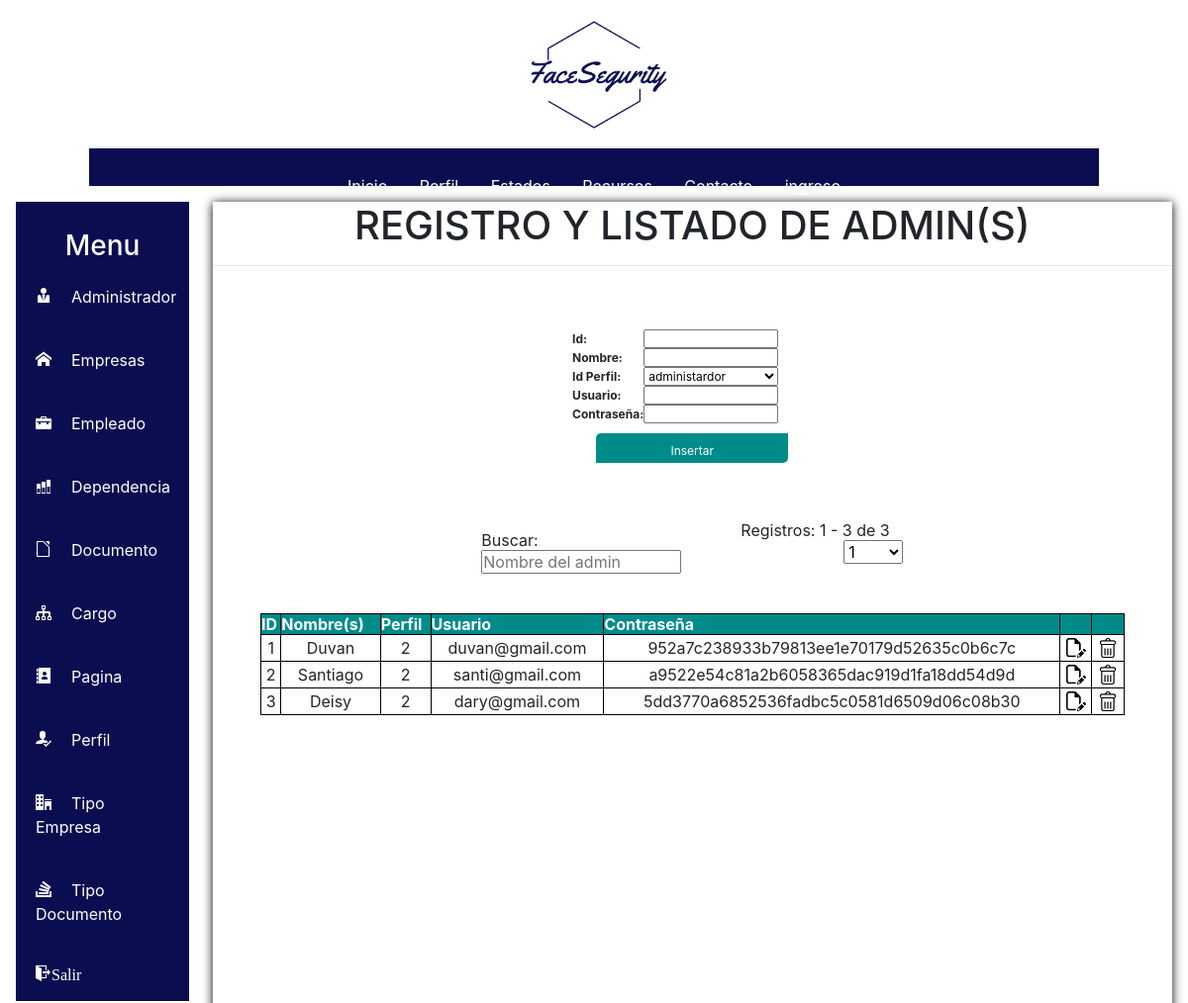
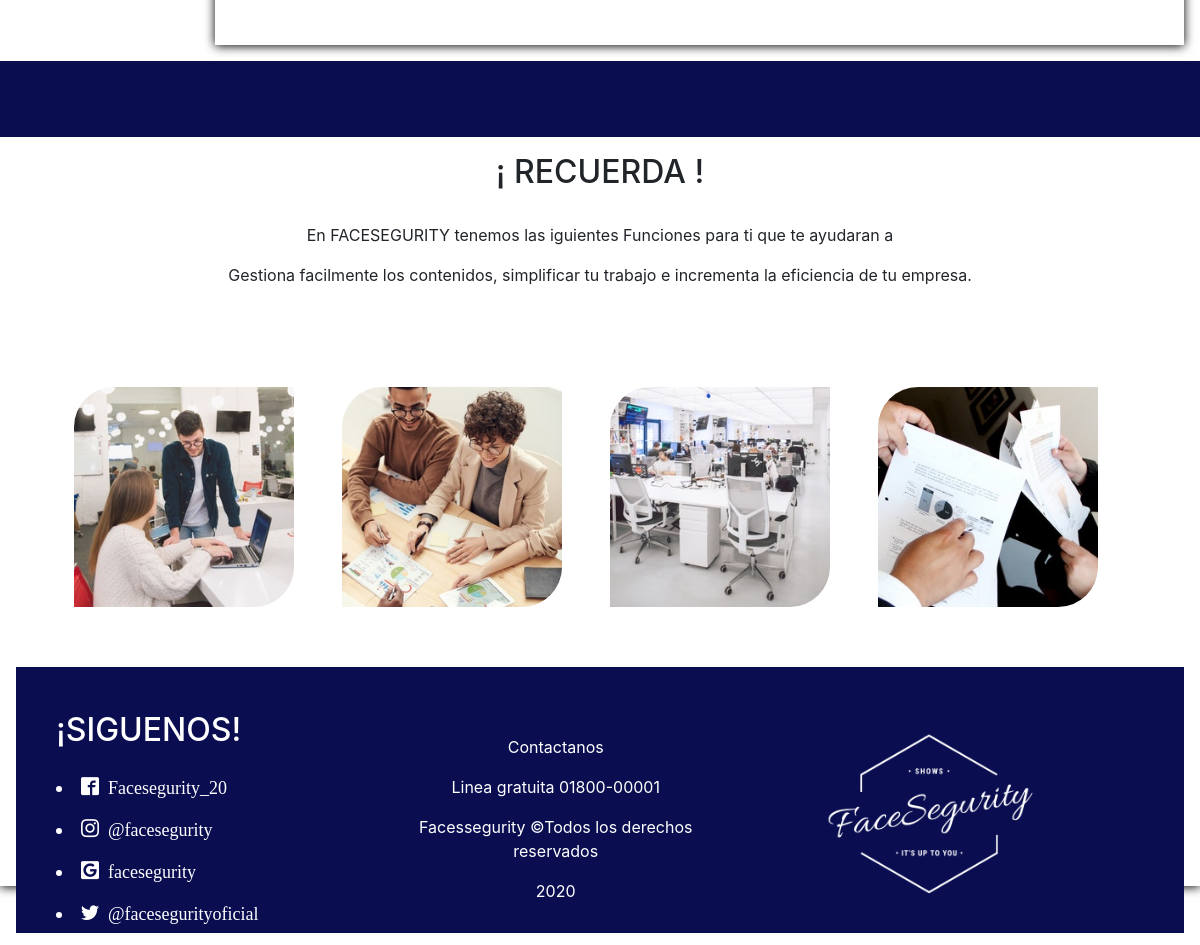
Page /SW_FACESEGURITY/home.php?pg=001 (signed in) on the committed database (2 pictures, top to bottom).
### tables this page shows
CREATE TABLE `administrador` (
  `id_admi` int(11) NOT NULL,
  `nom` text NOT NULL,
  `pefid` int(11) NOT NULL,
  `emausu` varchar(100) NOT NULL,
  `pasusu` varchar(100) NOT NULL
);

### SW_FACESEGURITY/modelo/madministrador.php (called while the page is built, shortened)
<?php
class madministrador{
	public function sel_administrador($filtro,$rvini,$rvfin){
		$resultado = null;
		$modelo = new conexion();
		$conexion = $modelo->get_conexion();
		$sql = 'SELECT id_admi, nom, pefid, emausu, pasusu FROM administrador';
		$sql .= ' LIMIT '.$rvini.', '.$rvfin.';';
		$result = $conexion->prepare($sql);
		$result->execute();
		while($f=$result->fetch()){
			$resultado[]=$f;
		}
		return $resultado;
	}
	public function list_Perfil(){
		$resultado = null;
		$modelo = new conexion();
		$conexion = $modelo->get_conexion();
		$sql = "SELECT pefid, pefnom FROM perfil;";
		$result = $conexion->prepare($sql);
		$result->execute();
		while($f=$result->fetch()){
			$resultado[]=$f;
		}
		return $resultado;
	}
}
?>

### SW_FACESEGURITY/controlador/cadministrador.php (the view, shortened to what this page needs)
<?php
include ("modelo/madministrador.php");
require_once('modelo/mpaginacion.php');
	function form_registro($id_admi){
	    $madministrador = new madministrador();
		$result = $madministrador->list_Perfil();
		$txt = '';
		$txt .= '<div class="cuad">';
			$txt .= '<form name="frm1" action="#" method="POST">';
				$txt .= '<table>';
					$txt .= '<tr>';
						$txt .= '<th align="left">';
							$txt .= 'Id:';
						$txt .= '</th>';
						$txt .= '<td>';
							$txt .= '<input type="number" name="id_admi" max="999999999999" value="'.$id_admi.'"/>';
						$txt .= '</td>';
					$txt .= '</tr>';
					$txt .= '<tr>';
						$txt .= '<th align="left">';
							$txt .= 'Nombre:';
						$txt .= '</th>';
						$txt .= '<td>';
							$txt .= '<input type="text" name="nom" maxlength="50" value="';
						$txt .= '"/>';
						$txt .= '</td>';
					$txt .= '</tr>';
					$txt .= '<tr>';
					$txt .= '<th align="left">';
						$txt .= 'Id Perfil: ';
					$txt .= '</th>';
					$txt .= '<td>';
						$txt .= '<select name="pefid">';
						foreach ($result as $f) {
							$txt .= '<option value="'.$f['pefid'].'" ';
							if($f['pefid'] and $f['pefid']==$result[0]["pefid"])
								$txt .="SELECTED";
							$txt .= ' >'.$f['pefnom'].'</option>';
						}
						$txt .= '</select>';
					$txt .= '</td>';
					$txt .= '</tr>';
					$txt .= '<tr>';
						$txt .= '<th align="left">';
							$txt .= 'Usuario:';
						$txt .= '</th>';
						$txt .= '<td>';
							$txt .= '<input type="text" name="emausu" maxlength="100" value="';
						$txt .= '"/>';
						$txt .= '</td>';
					$txt .= '</tr>';
					$txt .= '<tr>';
						$txt .= '<th align="left">';
							$txt .= 'Contraseña:';
						$txt .= '</th>';
						$txt .= '<td>';
							$txt .= '<input type="text" name="pasusu" maxlength="50" value="';
						$txt .= '"/>';
						$txt .= '</td>';
					$txt .= '</tr>';
					$txt .= '<tr>';
					$txt .= '<th colspan="2" style="text-align: center;">';
						$txt .= '<input type="submit" name="operacion" value="';
						if ($id_admi)
							$txt .= 'Actualizar';
						else
							$txt .= 'Insertar';
					$txt .= '" />';
					$txt .= '</tr>';
				$txt .= '</table>';
			$txt .= '</form>';
		$txt .= '</div>';
		echo $txt;
	}
	function form_mostrar($conp,$nreg,$pg,$bo,$filtro,$arc){
		$madministrador = new madministrador();
		$pa = new mpaginacion();
		$txt = '';
		$txt .= "<table>";
			$txt .= "<tr>";
				$txt .= "<td>";
					$txt .= "<form name='forfil' method='GET' action='".$arc."'>";
						$txt .= "<input type='hidden' name='pg' value='".$pg."' />";
						$txt .= "Buscar:<input type='text' name='filtro' value='".$filtro."' placeholder='Nombre del admin' onChange= 'this.form.submit();' />";
					$txt .= "</form>";
				$txt .= "</td>";
				$txt .= "<td align='right' style='padding-left: 10px;'>";
					$bo = "<input type='hidden' name='filtro' value='".$filtro."' />";
					$txt .= $pa->spag($conp,$nreg,$pg,$bo,$arc);
					$result = $madministrador->sel_administrador($filtro,$pa->rvalini(),$pa->rvalfin());
				$txt .= "</td>";
			$txt .= "</tr>";
		$txt .= "</table>";
		if($result){
		$txt .= '<div class="cuad1" style="width: 90%; ">';
			$txt .= '<table width="100%" cellspacing="0px" align="center">';
				$txt .= '<tr>';
					$txt .= '<th>';
						$txt .= 'ID';
					$txt .= '</th>';
					$txt .= '<th>';
						$txt .= 'Nombre(s)';
					$txt .= '</th>';
					$txt .= '<th>';
						$txt .= 'Perfil';
					$txt .= '</th>';
					$txt .= '<th>';
						$txt .= 'Usuario';
					$txt .= '</th>';
					$txt .= '<th>';
						$txt .= 'Contraseña';
					$txt .= '</th>';
					$txt .= '<th></th>';
					$txt .= '<th></th>';
				$txt .= '</tr>';
				foreach ($result as $f) {
				$txt .= '<tr>';
					$txt .= '<td align="center">';
						$txt .= $f["id_admi"];
					$txt .= '</td>';
					$txt .= '<td align="center">';
						$txt .= $f["nom"];
					$txt .= '</td>';
					$txt .= '<td align="center">';
						$txt .= $f["pefid"];
					$txt .= '<td align="center">';
						$txt .= $f["emausu"];
					$txt .= '</td>';
					$txt .= '<td align="center">';
						$txt .= $f["pasusu"];
					$txt .= '</td>';
					$txt .= '</td>';
					$txt .= '<td align="center"><a href="home.php?pg=001&id_admi='.$f["id_admi"].'">
						<img src="img/actua.png" title="Actualizar"</a></td>';
					$txt .= '<td align="center"><a href="home.php?pg=001&del='.$f["id_admi"].'">
						<img src="img/elemi.png" title="Eliminar"</a></td>';
				$txt .= '</tr>';
				}
			$txt .= '</table>';
		$txt .= '</div>';
		}else{
		$txt .= '<div class="cuad" style="width: 90%;">';
		$txt .= '<h3>No existen datos registrado en la base de datos...</h3>';
		$txt .= '</div>';
	}
		echo $txt;
	}
?>

### SW_FACESEGURITY/home.php (shortened to what this page needs)
<head>
    <link rel="stylesheet" type="text/css" href="bootstrap/css/bootstrap.min.css">
	<link rel="stylesheet" type="text/css" href="css/homeestilos.css"/>
	<link rel="stylesheet" type="text/css" href="fonts/style.css"/>
	<link rel="stylesheet" type="text/css" href="css/tablas.css"/>
	<link rel="stylesheet" href="https://cdnjs.cloudflare.com/ajax/libs/font-awesome/4.7.0/css/font-awesome.min.css">
</head>
<body>
	<div id="contendor">
				<div id="section1">
					<center>
					<img src="img/logo1.png" height="150px" width="150px">
					</center>
				</div>
            <div id="section2">
                    <center>
                    <ul>
                <li class="botton"><a href="home.php">Inicio</a></li>
                <li class="botton"><a href="#">Perfil</a></li>
                <li class="botton"><a href="#">Estados</a></li>
                <li class="botton"><a href="#">Recursos</a></li>
                <li class="botton"><a href="#">Contacto</a></li>
                <li class="botton"><a href="#">ingreso</a></li>
                </ul>
                </center>
                </div>
	<?PHP require_once("vista/main.php") ?>
	</header>
				</div>
				<?PHP require_once("vista/aside.php") ?>
				<?PHP
            $pg = isset($_GET["pg"]) ? $_GET["pg"]:NULL;
            if($pg=="1")
                require_once("vista/vadministrador.php");
            ?>
			</div>
            <div id="relle">
    </div>
<div id="articulos">
        <center>
                 <h2>¡ RECUERDA ! </h2>
            <br>
                 <P > En FACESEGURITY tenemos las iguientes Funciones para ti que te ayudaran a
                 </P>
                Gestiona facilmente los contenidos, simplificar tu trabajo e incrementa la eficiencia de tu empresa.
                </center>
                <br>
                <br>
                    <center>
                        <div class="articulo11">
                            <img class="" src="img/img9.jpg" alt=""/>
                        </div>
                        <div class="articulo12">
                            <img class="" src="img/img8.jpg" alt=""/>
                        </div>
                    <div class="articulo13">
                        <img class="" src="img/img10.jpg" alt=""/>
                    </div>
                    <div class="articulo14">
                        <img class="" src="img/img12.jpg" alt=""/>
                    </div>
                    </center>
        <br>
		<?PHP require_once("vista/pie.php") ?>
			</div>
        </div>
	</body>
</html>

### SW_FACESEGURITY/vista/main.php (shortened to what this page needs)
<div id="contenido">
			<div id="section"><nav>
		<header>
	<nav><center>
		<h3>Menu</h3>
		</center>
		<ul>
			<li><a href="home.php?pg=001"><span class="icon-user-tie"></span>Administrador</a></li>
			<li><a href="home.php?pg=002"><span class="icon-home"></span>Empresas</a></li>
			<li><a href="home.php?pg=003"><span class="icon-briefcase"></span>Empleado</a></li>
			<li><a href="home.php?pg=004"><span class="icon-stats-bars2"></span>Dependencia</a></li>
			<li><a href="home.php?pg=005"><span class="icon-libreoffice"></span>Documento</a></li>
			<li><a href="home.php?pg=006"><span class="icon-tree"></span>Cargo</a></li>
			<li><a href="home.php?pg=007"><span class="icon-address-book"></span>Pagina&nbsp&nbsp&nbsp</a></li>
			<li><a href="home.php?pg=008"><span class="icon-user-check"></span>Perfil</a></li>
			<li><a href="home.php?pg=009"><span class="icon-office"></span>Tipo Empresa</a></li>
			<li><a href="home.php?pg=010"><span class="icon-stackoverflow"></span>Tipo Documento</a></li>
			<li><a href="home.php?pg=150"><span class="icon-exit">Salir</a></li>
		</ul>
	</nav>

### SW_FACESEGURITY/vista/aside.php (shortened to what this page needs)
<div id="aside">
	<?PHP
            $pg = isset($_GET["pg"]) ? $_GET["pg"]:NULL;
            if($pg=="1")
                require_once("vista/vadministrador.php");
            ?>
</div>

### SW_FACESEGURITY/vista/vadministrador.php
<?php
include ("controlador/cadministrador.php");
?>
<center>
<h1>REGISTRO Y LISTADO DE ADMIN(S)</h1>
<hr width="100%">
<br><br>
<?php
	form_registro($id_admi);
?>
<br><br>
<?php
	form_mostrar($conp,$nreg,$pg,$bo,$filtro,$arc);
?>
</center>

### SW_FACESEGURITY/modelo/mpaginacion.php (shortened to what this page needs)
<?php
class mpaginacion{
	function spag($sqlnp, $nreg, $pag, $bo, $arc){
		$this->nrm=$nreg;
		$modelo=new conexion();
		$conexion=$modelo->get_conexion();
		$result=$conexion->prepare($sqlnp);
		$result->execute();
		while($f=$result->fetch()){
			$datanp[]=$f;
		}
		$npag=round($datanp[0]['Npe']/$this->nrm);
		$rfal=($datanp[0]['Npe']-($npag*$this->nrm));
		$npg = isset($_GET["npg"]) ? $_GET["npg"]:NULL;
		$mpag = "<form name='f2i' action='".$arc."' method='get' class='txtbold'>";
		if (is_null($npg))
			$npg=1;
		$this->nrini=(($npg-1)*$this->nrm);
		$this->nrm=(($npg-1)*$this->nrm+($this->nrm));
		$mpag .= "Registros: ".($this->nrini+1)." - ";
		if($this->nrm<$datanp[0]['Npe'])
			$mpag .= $this->nrm; else $mpag .= $datanp[0]['Npe'];
		$mpag .= " de ".$datanp[0]['Npe']."&nbsp;&nbsp;&nbsp;  ";
		$mpag .= "<select name='npg' onChange='this.form.submit();' style='width: 60px'>";
		for ($q=1;$q<=$npag;$q++){
			if ($q==$npg)
				$sele="SELECTED";
			else
				$sele="";
			$mpag .=  "<option ".$sele.">".$q."</option>";
		}
		$mpag .= "</select>&nbsp;&nbsp;";
		$mpag .= "<input type='hidden' name='pg' value='".$pag."'>";
		$mpag .= $bo;
		$mpag .= "</form>";
		return $mpag;
	}
}
?>

### SW_FACESEGURITY/vista/pie.php
<div id="llege">
				<div class="pie1">
					<br>
					<h2 class="titulo">¡SIGUENOS!</h2>
					<br>
					<br>
				<li span class="icon-facebook2">&nbspFacesegurity_20</li>
				<br>
				<li span class="icon-instagram">&nbsp@facesegurity</li>
				<br>
				<li span class="icon-google2">&nbspfacesegurity</li>
				<br>
				<li span class="icon-twitter">&nbsp@facesegurityoficial</li>
				<br>
				</div>
				<div class="pie2">
					<br>
					<br>
					<center>
					<p>Contactanos</p>
					<p>Linea gratuita 01800-00001</p>
					<p>Facessegurity &copy;Todos los derechos reservados </p>
					<p>2020</p>
					</center>
				</div>
				<div class="pie3">
					<center>
					<img src="img/logo2.png" width="60%" height="60%">
					</center>
				</div>

### SW_FACESEGURITY/css/homeestilos.css (style rules this page uses)
* { margin: 0; padding: 0; }
#contendor { width: 100%; max-width: 1380px; height: 1900px; margin: 0em auto; box-shadow: 0px 1px 10px #000; box-sizing: border-box; }
#relle { height: 4%; background: #0a0d50; box-sizing: border-box; }
header { width:100% auto; box-sizing: border-box; }
nav h3 { color: #fff; height: 20px; padding: 1em; }
header nav { width:100%; max-width:1000px; background:#0a0d50; box-sizing: border-box; }
header nav ul { overflow:hidden; list-style:none; box-sizing: border-box; }
header nav ul li { float:left; box-sizing: border-box; }
header nav ul li a { color:#fff; padding:20px; display:block; text-decoration:none; box-sizing: border-box; }
header nav ul li span { margin-right:20px; box-sizing: border-box; }
#articulos { height: 35%; background: #fff; margin: 1em; }
.articulo11 { vertical-align: top; width: 20%; padding: 10px 10px 10px 20px; margin: 10px 10px 10px 20px; display: inline-block; box-sizing: border-box; }
.articulo12 { vertical-align: top; width: 20%; padding: 10px 10px 10px 20px; margin: 10px 10px 10px 20px; display: inline-block; box-sizing: border-box; }
.articulo13 { vertical-align: top; width: 20%; padding: 10px 10px 10px 20px; margin: 10px 10px 10px 20px; display: inline-block; box-sizing: border-box; }
.articulo14 { vertical-align: top; width: 20%; padding: 10px 10px 10px 20px; margin: 10px 10px 10px 20px; display: inline-block; box-sizing: border-box; }
#articulos img { width: 220px; height: 220px; float: right; margin-right: 10px; margin: 1em; box-sizing: border-box; border-radius: 40px 0px 40px 0px; }
#contenido { height: 45%; width: 80% auto; margin: 1em; }
#section { height: 77%; width: 15%; float: left; }
#aside { height: 100%; width: 83%; float: right; box-shadow: 0px 1px 10px #000; }
#llege { height: 40%; background: #0a0d50; }
.pie1 { vertical-align: top; width: 25%; height: 90%; padding: 10px 10px 10px 20px; margin: 10px 10px 10px 20px; display: inline-block; float: left; }
.pie2 { vertical-align: top; width: 33%; padding: 10px 10px 10px 20px; margin: 10px 10px 10px 20px; display: inline-block; height: 90%; float: left; }
.pie3 { vertical-align: top; width: 25%; padding: 10px 10px 10px 20px; margin: 10px 10px 10px 20px; display: inline-block; height: 90%; float: left; }
.pie3 img { width: 210px; height: 210px; }
.pie1 li { color: #fff; }
.pie1 h2 { color: #fff; height: 10px; }
.pie2 p { color: #fff; }
.icon-facebook2 { font-size: 18px; color: white; }
.icon-instagram { font-size: 18px; color: white; }
.icon-google2 { font-size: 18px; color: white; }
.icon-twitter { font-size: 18px; color: white; }
#section2 { width: 85%; height: 2%; background: #0a0d50; padding: 1em; margin: 0em auto; }
#section2 ul li { display: inline-block; margin: 2px; color: white; padding: 8px 12px; transition: 3px; }
.botton a { text-decoration: none; color: #fff; text-align: right; float: right; }

### SW_FACESEGURITY/css/tablas.css (style rules this page uses)
.cuad1 th { border: solid 1px black; background: red; }
.cuad1 td { border: solid 1px black; padding: 3px; }
.cuad1 th { background-color: #008B8B; color: white; }
.cuad1 table { margin: 30px auto; padding: 12px auto; border: solid 1px black; border-collapse: collapse; }
.cuad1 { float: center; padding: 5px auto; margin: 5px auto; }
.cuad th { font-size: 12px; }
.cuad td { font-size: 12px; margin-bottom: 10px; box-sizing: border-box; }
input { display: block; width: 80% }
select { display: block; width: 80% }
.cuad table { width: 100%; float: center; overflow-x: auto; display: flex; overflow-y: auto; }
.cuad { width: 25%; float: center; }
input[type=submit] { margin-bottom: 0px; background: #008B8B; color: white; border:none; padding: 10px; height:30px; margin: 10px auto; text-shadow: #fff; border-radius: 5px 0px 5px 0px; }

### rows in the picture
administrador: value "1 Duvan 2 duvan@gmail.com 952a7c238933b79813ee1e70179d52635c0b6c7c"
administrador: value "2 Santiago 2 santi@gmail.com a9522e54c81a2b6058365dac919d1fa18dd54d9d"
administrador: value "3 Deisy 2 dary@gmail.com 5dd3770a6852536fadbc5c0581d6509d06c08b30"

### other values in the picture
$txt "Id: Nombre: Id Perfil: Usuario: Contraseña:"
$txt "Registros: 1 - 3 de 3"
form field pefid "administardor"
form field npg "1"
